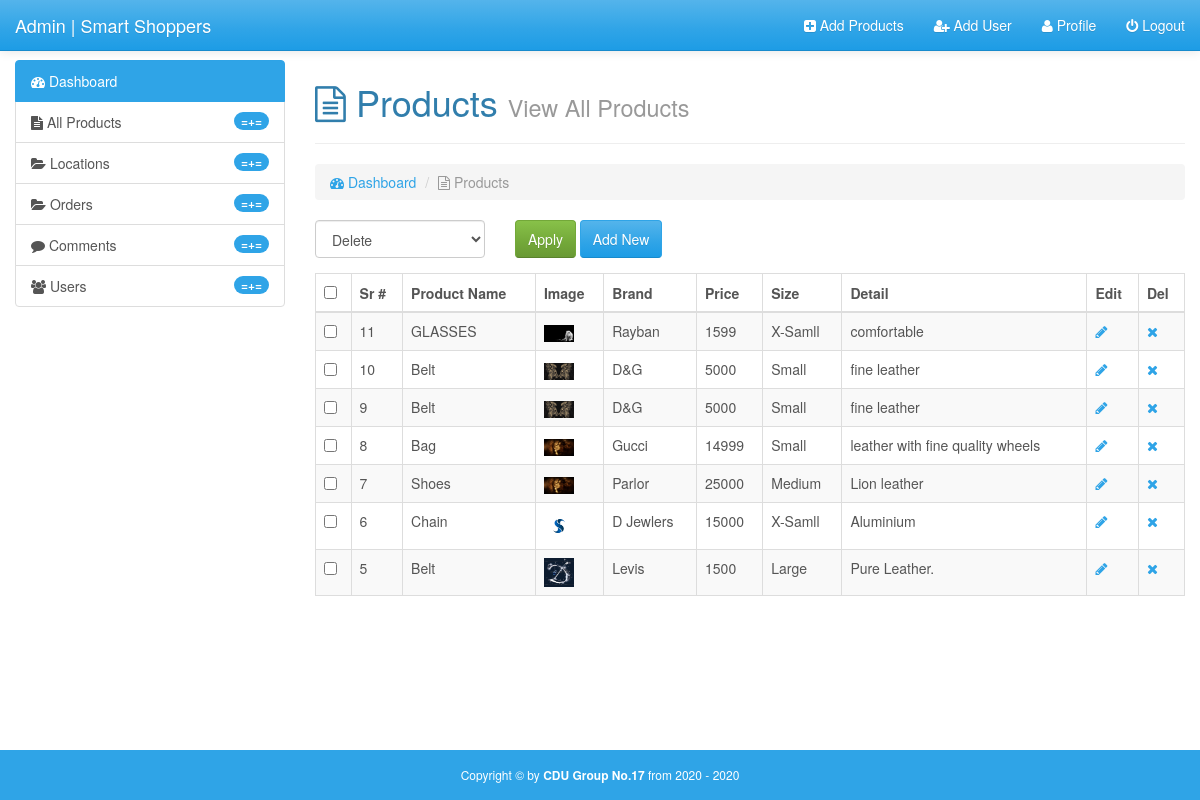
The app's page /admin/product.php with its own data.
### tables this page shows
CREATE TABLE `products` (
  `id` int(11) NOT NULL,
  `product_name` varchar(255) NOT NULL,
  `image` varchar(255) NOT NULL,
  `brand` varchar(255) NOT NULL,
  `size` varchar(255) NOT NULL,
  `detail` text NOT NULL,
  `price` int(11) NOT NULL,
  `cat_id` int(11) DEFAULT NULL
);

### admin/product.php (the view, shortened to what this page needs)
<?php require_once('inc/top.php'); ?>
  </head>
  <body>
    <div id="wrapper">
<?php require_once('inc/header.php'); ?>
        <div class="container-fluid body-section">
            <div class="row">
              <?php require_once('inc/sidebar.php'); ?>
                <div class="col-md-9">
                    <h1><i class="fa fa-file-text-o"></i> Products <small>View All Products</small></h1><hr>
                    <ol class="breadcrumb">
                        <li><a href="#"><i class="fa fa-tachometer"></i> Dashboard</a></li>
                      <li class="active"><i class="fa fa-file-text-o"></i> Products</li>
                    </ol>
                    <?php
                    $query = "SELECT * FROM products ORDER BY id DESC";
                    $run = mysqli_query($conn, $query);
                    if (mysqli_num_rows($run) > 0) {
                     ?>
                    <form action="" method="post">
                    <div class="row">
                        <div class="col-sm-8">
                                <div class="row">
                                    <div class="col-xs-4">
                                        <div class="form-group">
                                            <select name="bulk-options" id="" class="form-control">
                                                <option value="delete">Delete</option>
                                            </select>
                                        </div>
                                    </div>
                                    <div class="col-xs-8">
                                        <input type="submit" class="btn btn-success" value="Apply">
                                        <a href="addproduct.php" class="btn btn-primary">Add New</a>
                                    </div>
                                </div>
                        </div>
                    </div>
                    <table class="table table-bordered table-striped table-hover">
                        <thead>
                            <tr>
                               <th><input type="checkbox" id="selectallboxes"></th>
                                <th>Sr #</th>
                                <th>Product Name</th>
                                <th>Image</th>
                                <th>Brand</th>
                                <th>Price</th>
                                <th>Size</th>
                                <th>Detail</th>
                                <th>Edit</th>
                                <th>Del</th>
                            </tr>
                        </thead>
                        <tbody>
                            <?php
                            while($row = mysqli_fetch_array($run)){
                                $id = $row['id'];
                                $product_name = ucfirst($row['product_name']);
                                $image = $row['image'];
                                $brand = ucfirst($row['brand']);
                                $price = $row['price'];
                                $size = $row['size'];
                                $detail = $row['detail'];
                             ?>
                            <tr>
                               <td><input type="checkbox" class="checkboxes" name="checkboxes[]" value="<?php echo $id;?>"></td>
                                <td><?php echo $id; ?></td>
                                <td><?php echo ucfirst($product_name); ?></td>
                                <td><img src="img/<?php echo $image; ?>" width="30px"></td>
                                <td><?php echo ucfirst($brand); ?></td>
                                <td><?php echo $price; ?></td>
                                <td><?php echo $size; ?></td>
                                <td><?php echo $detail; ?></td>
                                <td><a href="editproduct.php?edit=<?php echo $id; ?>"><i class="fa fa-pencil"></i></a></td>
                                <td><a href="product.php?del=<?php echo $id; ?>"><i class="fa fa-times"></i></a></td>
                            </tr>
                            <?php } ?>
                        </tbody>
                    </table>
                    <?php
                    }
                    else{
                        echo "<center><h2>No Products Avalible Now</h2></center>";
                    }
                     ?>
                     </form>
                </div>
            </div>
        </div>
     <?php require_once('inc/footer.php'); ?>

### admin/css/style.css (style rules this page uses)
html,body { height: 100%; }
body { padding-top: 60px; }
#wrapper { min-height: 100%; position: relative; }
.body-section { padding-bottom: 70px; }

### records on screen
products: id "11", product_name "GLASSES", image (picture), brand "Rayban", price "1599", size "X-Samll", detail "comfortable"
products: id "10", product_name "Belt", image (picture), brand "D&G", price "5000", size "Small", detail "fine leather"
products: id "9", product_name "Belt", image (picture), brand "D&G", price "5000", size "Small", detail "fine leather"
products: id "8", product_name "Bag", image (picture), brand "Gucci", price "14999", size "Small", detail "leather with fine quality wheels"
products: id "7", product_name "Shoes", image (picture), brand "Parlor", price "25000", size "Medium", detail "Lion leather"
products: id "6", product_name "Chain", image (picture), brand "D Jewlers", price "15000", size "X-Samll", detail "Aluminium"
products: id "5", product_name "Belt", image (picture), brand "Levis", price "1500", size "Large", detail "Pure Leather."
